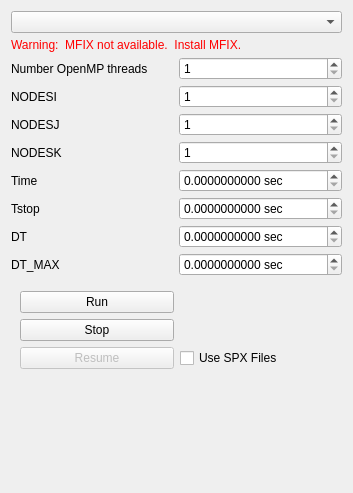
<?xml version="1.0" encoding="UTF-8"?>
<ui version="4.0">
 <class>run</class>
 <widget class="QWidget" name="run">
  <property name="geometry">
   <rect>
    <x>0</x>
    <y>0</y>
    <width>353</width>
    <height>493</height>
   </rect>
  </property>
  <layout class="QGridLayout" name="gridLayout">
   <item row="0" column="0">
    <widget class="QFrame" name="frame_27">
     <property name="frameShape">
      <enum>QFrame::NoFrame</enum>
     </property>
     <property name="frameShadow">
      <enum>QFrame::Plain</enum>
     </property>
     <layout class="QGridLayout" name="gridLayout_17">
      <property name="margin">
       <number>0</number>
      </property>
      <property name="spacing">
       <number>5</number>
      </property>
      <item row="1" column="0" colspan="2">
       <widget class="QLabel" name="mfix_executables_warning">
        <property name="palette">
         <palette>
          <active>
           <colorrole role="WindowText">
            <brush brushstyle="SolidPattern">
             <color alpha="255">
              <red>255</red>
              <green>0</green>
              <blue>0</blue>
             </color>
            </brush>
           </colorrole>
           <colorrole role="Button">
            <brush brushstyle="SolidPattern">
             <color alpha="255">
              <red>255</red>
              <green>0</green>
              <blue>0</blue>
             </color>
            </brush>
           </colorrole>
           <colorrole role="Light">
            <brush brushstyle="SolidPattern">
             <color alpha="255">
              <red>255</red>
              <green>127</green>
              <blue>127</blue>
             </color>
            </brush>
           </colorrole>
           <colorrole role="Midlight">
            <brush brushstyle="SolidPattern">
             <color alpha="255">
              <red>255</red>
              <green>63</green>
              <blue>63</blue>
             </color>
            </brush>
           </colorrole>
           <colorrole role="Dark">
            <brush brushstyle="SolidPattern">
             <color alpha="255">
              <red>127</red>
              <green>0</green>
              <blue>0</blue>
             </color>
            </brush>
           </colorrole>
           <colorrole role="Mid">
            <brush brushstyle="SolidPattern">
             <color alpha="255">
              <red>170</red>
              <green>0</green>
              <blue>0</blue>
             </color>
            </brush>
           </colorrole>
           <colorrole role="Text">
            <brush brushstyle="SolidPattern">
             <color alpha="255">
              <red>255</red>
              <green>0</green>
              <blue>0</blue>
             </color>
            </brush>
           </colorrole>
           <colorrole role="BrightText">
            <brush brushstyle="SolidPattern">
             <color alpha="255">
              <red>255</red>
              <green>255</green>
              <blue>255</blue>
             </color>
            </brush>
           </colorrole>
           <colorrole role="ButtonText">
            <brush brushstyle="SolidPattern">
             <color alpha="255">
              <red>0</red>
              <green>0</green>
              <blue>0</blue>
             </color>
            </brush>
           </colorrole>
           <colorrole role="Base">
            <brush brushstyle="SolidPattern">
             <color alpha="255">
              <red>255</red>
              <green>255</green>
              <blue>255</blue>
             </color>
            </brush>
           </colorrole>
           <colorrole role="Window">
            <brush brushstyle="SolidPattern">
             <color alpha="255">
              <red>255</red>
              <green>0</green>
              <blue>0</blue>
             </color>
            </brush>
           </colorrole>
           <colorrole role="Shadow">
            <brush brushstyle="SolidPattern">
             <color alpha="255">
              <red>0</red>
              <green>0</green>
              <blue>0</blue>
             </color>
            </brush>
           </colorrole>
           <colorrole role="AlternateBase">
            <brush brushstyle="SolidPattern">
             <color alpha="255">
              <red>255</red>
              <green>127</green>
              <blue>127</blue>
             </color>
            </brush>
           </colorrole>
           <colorrole role="NoRole">
            <brush brushstyle="SolidPattern">
             <color alpha="255">
              <red>255</red>
              <green>0</green>
              <blue>0</blue>
             </color>
            </brush>
           </colorrole>
           <colorrole role="ToolTipBase">
            <brush brushstyle="SolidPattern">
             <color alpha="255">
              <red>255</red>
              <green>255</green>
              <blue>220</blue>
             </color>
            </brush>
           </colorrole>
           <colorrole role="ToolTipText">
            <brush brushstyle="SolidPattern">
             <color alpha="255">
              <red>0</red>
              <green>0</green>
              <blue>0</blue>
             </color>
            </brush>
           </colorrole>
          </active>
          <inactive>
           <colorrole role="WindowText">
            <brush brushstyle="SolidPattern">
             <color alpha="255">
              <red>255</red>
              <green>0</green>
              <blue>0</blue>
             </color>
            </brush>
           </colorrole>
           <colorrole role="Button">
            <brush brushstyle="SolidPattern">
             <color alpha="255">
              <red>255</red>
              <green>0</green>
              <blue>0</blue>
             </color>
            </brush>
           </colorrole>
           <colorrole role="Light">
            <brush brushstyle="SolidPattern">
             <color alpha="255">
              <red>255</red>
              <green>127</green>
              <blue>127</blue>
             </color>
            </brush>
           </colorrole>
           <colorrole role="Midlight">
            <brush brushstyle="SolidPattern">
             <color alpha="255">
              <red>255</red>
              <green>63</green>
              <blue>63</blue>
             </color>
            </brush>
           </colorrole>
           <colorrole role="Dark">
            <brush brushstyle="SolidPattern">
             <color alpha="255">
              <red>127</red>
              <green>0</green>
              <blue>0</blue>
             </color>
            </brush>
           </colorrole>
           <colorrole role="Mid">
            <brush brushstyle="SolidPattern">
             <color alpha="255">
              <red>170</red>
              <green>0</green>
              <blue>0</blue>
             </color>
            </brush>
           </colorrole>
           <colorrole role="Text">
            <brush brushstyle="SolidPattern">
             <color alpha="255">
              <red>255</red>
              <green>0</green>
              <blue>0</blue>
             </color>
            </brush>
           </colorrole>
           <colorrole role="BrightText">
            <brush brushstyle="SolidPattern">
             <color alpha="255">
              <red>255</red>
              <green>255</green>
              <blue>255</blue>
             </color>
            </brush>
           </colorrole>
           <colorrole role="ButtonText">
            <brush brushstyle="SolidPattern">
             <color alpha="255">
              <red>0</red>
              <green>0</green>
              <blue>0</blue>
             </color>
            </brush>
           </colorrole>
           <colorrole role="Base">
            <brush brushstyle="SolidPattern">
             <color alpha="255">
              <red>255</red>
              <green>255</green>
              <blue>255</blue>
             </color>
            </brush>
           </colorrole>
           <colorrole role="Window">
            <brush brushstyle="SolidPattern">
             <color alpha="255">
              <red>255</red>
              <green>0</green>
              <blue>0</blue>
             </color>
            </brush>
           </colorrole>
           <colorrole role="Shadow">
            <brush brushstyle="SolidPattern">
             <color alpha="255">
              <red>0</red>
              <green>0</green>
              <blue>0</blue>
             </color>
            </brush>
           </colorrole>
           <colorrole role="AlternateBase">
            <brush brushstyle="SolidPattern">
             <color alpha="255">
              <red>255</red>
              <green>127</green>
              <blue>127</blue>
             </color>
            </brush>
           </colorrole>
           <colorrole role="NoRole">
            <brush brushstyle="SolidPattern">
             <color alpha="255">
              <red>255</red>
              <green>0</green>
              <blue>0</blue>
             </color>
            </brush>
           </colorrole>
           <colorrole role="ToolTipBase">
            <brush brushstyle="SolidPattern">
             <color alpha="255">
              <red>255</red>
              <green>255</green>
              <blue>220</blue>
             </color>
            </brush>
           </colorrole>
           <colorrole role="ToolTipText">
            <brush brushstyle="SolidPattern">
             <color alpha="255">
              <red>0</red>
              <green>0</green>
              <blue>0</blue>
             </color>
            </brush>
           </colorrole>
          </inactive>
          <disabled>
           <colorrole role="WindowText">
            <brush brushstyle="SolidPattern">
             <color alpha="255">
              <red>127</red>
              <green>0</green>
              <blue>0</blue>
             </color>
            </brush>
           </colorrole>
           <colorrole role="Button">
            <brush brushstyle="SolidPattern">
             <color alpha="255">
              <red>255</red>
              <green>0</green>
              <blue>0</blue>
             </color>
            </brush>
           </colorrole>
           <colorrole role="Light">
            <brush brushstyle="SolidPattern">
             <color alpha="255">
              <red>255</red>
              <green>127</green>
              <blue>127</blue>
             </color>
            </brush>
           </colorrole>
           <colorrole role="Midlight">
            <brush brushstyle="SolidPattern">
             <color alpha="255">
              <red>255</red>
              <green>63</green>
              <blue>63</blue>
             </color>
            </brush>
           </colorrole>
           <colorrole role="Dark">
            <brush brushstyle="SolidPattern">
             <color alpha="255">
              <red>127</red>
              <green>0</green>
              <blue>0</blue>
             </color>
            </brush>
           </colorrole>
           <colorrole role="Mid">
            <brush brushstyle="SolidPattern">
             <color alpha="255">
              <red>170</red>
              <green>0</green>
              <blue>0</blue>
             </color>
            </brush>
           </colorrole>
           <colorrole role="Text">
            <brush brushstyle="SolidPattern">
             <color alpha="255">
              <red>127</red>
              <green>0</green>
              <blue>0</blue>
             </color>
            </brush>
           </colorrole>
           <colorrole role="BrightText">
            <brush brushstyle="SolidPattern">
             <color alpha="255">
              <red>255</red>
              <green>255</green>
              <blue>255</blue>
             </color>
            </brush>
           </colorrole>
           <colorrole role="ButtonText">
            <brush brushstyle="SolidPattern">
             <color alpha="255">
              <red>127</red>
              <green>0</green>
              <blue>0</blue>
             </color>
            </brush>
           </colorrole>
           <colorrole role="Base">
            <brush brushstyle="SolidPattern">
             <color alpha="255">
              <red>255</red>
              <green>0</green>
              <blue>0</blue>
             </color>
            </brush>
           </colorrole>
           <colorrole role="Window">
            <brush brushstyle="SolidPattern">
             <color alpha="255">
              <red>255</red>
              <green>0</green>
              <blue>0</blue>
             </color>
            </brush>
           </colorrole>
           <colorrole role="Shadow">
            <brush brushstyle="SolidPattern">
             <color alpha="255">
              <red>0</red>
              <green>0</green>
              <blue>0</blue>
             </color>
            </brush>
           </colorrole>
           <colorrole role="AlternateBase">
            <brush brushstyle="SolidPattern">
             <color alpha="255">
              <red>255</red>
              <green>0</green>
              <blue>0</blue>
             </color>
            </brush>
           </colorrole>
           <colorrole role="NoRole">
            <brush brushstyle="SolidPattern">
             <color alpha="255">
              <red>255</red>
              <green>0</green>
              <blue>0</blue>
             </color>
            </brush>
           </colorrole>
           <colorrole role="ToolTipBase">
            <brush brushstyle="SolidPattern">
             <color alpha="255">
              <red>255</red>
              <green>255</green>
              <blue>220</blue>
             </color>
            </brush>
           </colorrole>
           <colorrole role="ToolTipText">
            <brush brushstyle="SolidPattern">
             <color alpha="255">
              <red>0</red>
              <green>0</green>
              <blue>0</blue>
             </color>
            </brush>
           </colorrole>
          </disabled>
         </palette>
        </property>
        <property name="text">
         <string>Warning:  MFIX not available.  Install MFIX.</string>
        </property>
       </widget>
      </item>
      <item row="10" column="1">
       <widget class="DoubleSpinBox" name="doublespinbox_keyword_dt_max">
        <property name="suffix">
         <string> sec</string>
        </property>
        <property name="decimals">
         <number>10</number>
        </property>
        <property name="singleStep">
         <double>0.00001</double>
        </property>
       </widget>
      </item>
      <item row="9" column="1">
       <widget class="DoubleSpinBox" name="doublespinbox_keyword_dt">
        <property name="suffix">
         <string> sec</string>
        </property>
        <property name="decimals">
         <number>10</number>
        </property>
        <property name="singleStep">
         <double>0.000001</double>
        </property>
       </widget>
      </item>
      <item row="10" column="0">
       <widget class="QLabel" name="label_131">
        <property name="text">
         <string>DT_MAX</string>
        </property>
       </widget>
      </item>
      <item row="7" column="1">
       <widget class="DoubleSpinBox" name="doublespinbox_keyword_time">
        <property name="suffix">
         <string> sec</string>
        </property>
        <property name="decimals">
         <number>10</number>
        </property>
       </widget>
      </item>
      <item row="8" column="0">
       <widget class="QLabel" name="label_128">
        <property name="text">
         <string>Tstop</string>
        </property>
       </widget>
      </item>
      <item row="2" column="0">
       <widget class="QLabel" name="label">
        <property name="text">
         <string>Number OpenMP threads</string>
        </property>
       </widget>
      </item>
      <item row="4" column="0">
       <widget class="QLabel" name="label_123">
        <property name="text">
         <string>NODESJ</string>
        </property>
       </widget>
      </item>
      <item row="7" column="0">
       <widget class="QLabel" name="label_129">
        <property name="text">
         <string>Time</string>
        </property>
       </widget>
      </item>
      <item row="3" column="1">
       <widget class="SpinBox" name="spinbox_keyword_nodesi">
        <property name="minimum">
         <number>1</number>
        </property>
       </widget>
      </item>
      <item row="0" column="0" colspan="2">
       <widget class="QComboBox" name="mfix_executables"/>
      </item>
      <item row="9" column="0">
       <widget class="QLabel" name="label_130">
        <property name="text">
         <string>DT</string>
        </property>
       </widget>
      </item>
      <item row="8" column="1">
       <widget class="DoubleSpinBox" name="doublespinbox_keyword_tstop">
        <property name="suffix">
         <string> sec</string>
        </property>
        <property name="decimals">
         <number>10</number>
        </property>
       </widget>
      </item>
      <item row="3" column="0">
       <widget class="QLabel" name="label_122">
        <property name="text">
         <string>NODESI</string>
        </property>
       </widget>
      </item>
      <item row="5" column="0">
       <widget class="QLabel" name="label_124">
        <property name="text">
         <string>NODESK</string>
        </property>
       </widget>
      </item>
      <item row="2" column="1">
       <widget class="QSpinBox" name="openmp_threads">
        <property name="minimum">
         <number>1</number>
        </property>
       </widget>
      </item>
      <item row="5" column="1">
       <widget class="SpinBox" name="spinbox_keyword_nodesk">
        <property name="minimum">
         <number>1</number>
        </property>
       </widget>
      </item>
      <item row="4" column="1">
       <widget class="SpinBox" name="spinbox_keyword_nodesj">
        <property name="minimum">
         <number>1</number>
        </property>
       </widget>
      </item>
     </layout>
    </widget>
   </item>
   <item row="1" column="0">
    <widget class="QFrame" name="frame_29">
     <property name="frameShape">
      <enum>QFrame::NoFrame</enum>
     </property>
     <property name="frameShadow">
      <enum>QFrame::Plain</enum>
     </property>
     <layout class="QGridLayout" name="gridLayout_2">
      <item row="0" column="0">
       <widget class="QPushButton" name="run_mfix_button">
        <property name="enabled">
         <bool>true</bool>
        </property>
        <property name="text">
         <string>Run</string>
        </property>
       </widget>
      </item>
      <item row="1" column="0">
       <widget class="QPushButton" name="stop_mfix_button">
        <property name="toolTip">
         <string>Stop MFIX</string>
        </property>
        <property name="text">
         <string>Stop</string>
        </property>
       </widget>
      </item>
      <item row="2" column="0">
       <widget class="QPushButton" name="resume_mfix_button">
        <property name="enabled">
         <bool>false</bool>
        </property>
        <property name="text">
         <string>Resume</string>
        </property>
       </widget>
      </item>
      <item row="2" column="1">
       <widget class="QCheckBox" name="use_spx_checkbox">
        <property name="text">
         <string>Use SPX Files</string>
        </property>
       </widget>
      </item>
      <item row="3" column="0">
       <spacer name="verticalSpacer">
        <property name="orientation">
         <enum>Qt::Vertical</enum>
        </property>
        <property name="sizeHint" stdset="0">
         <size>
          <width>20</width>
          <height>119</height>
         </size>
        </property>
       </spacer>
      </item>
     </layout>
    </widget>
   </item>
  </layout>
 </widget>
 <customwidgets>
  <customwidget>
   <class>DoubleSpinBox</class>
   <extends>QDoubleSpinBox</extends>
   <header>widgets/base</header>
  </customwidget>
  <customwidget>
   <class>SpinBox</class>
   <extends>QSpinBox</extends>
   <header>widgets/base</header>
  </customwidget>
 </customwidgets>
 <resources/>
 <connections/>
</ui>
